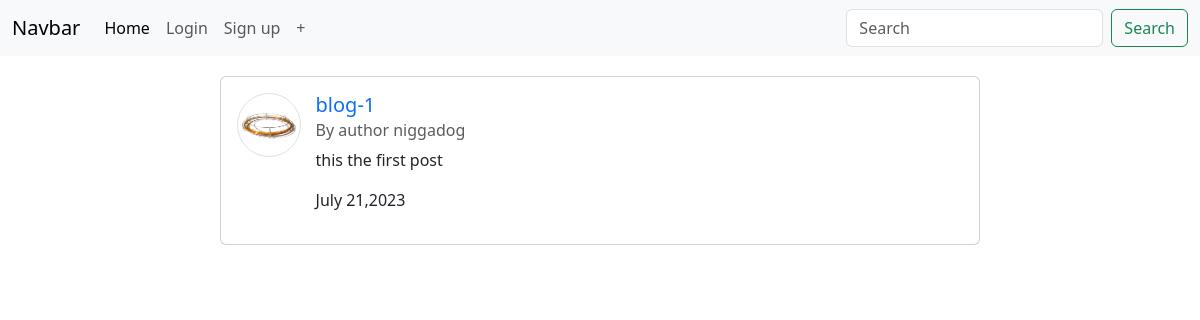
/, run on an earlier commit of the app's database.
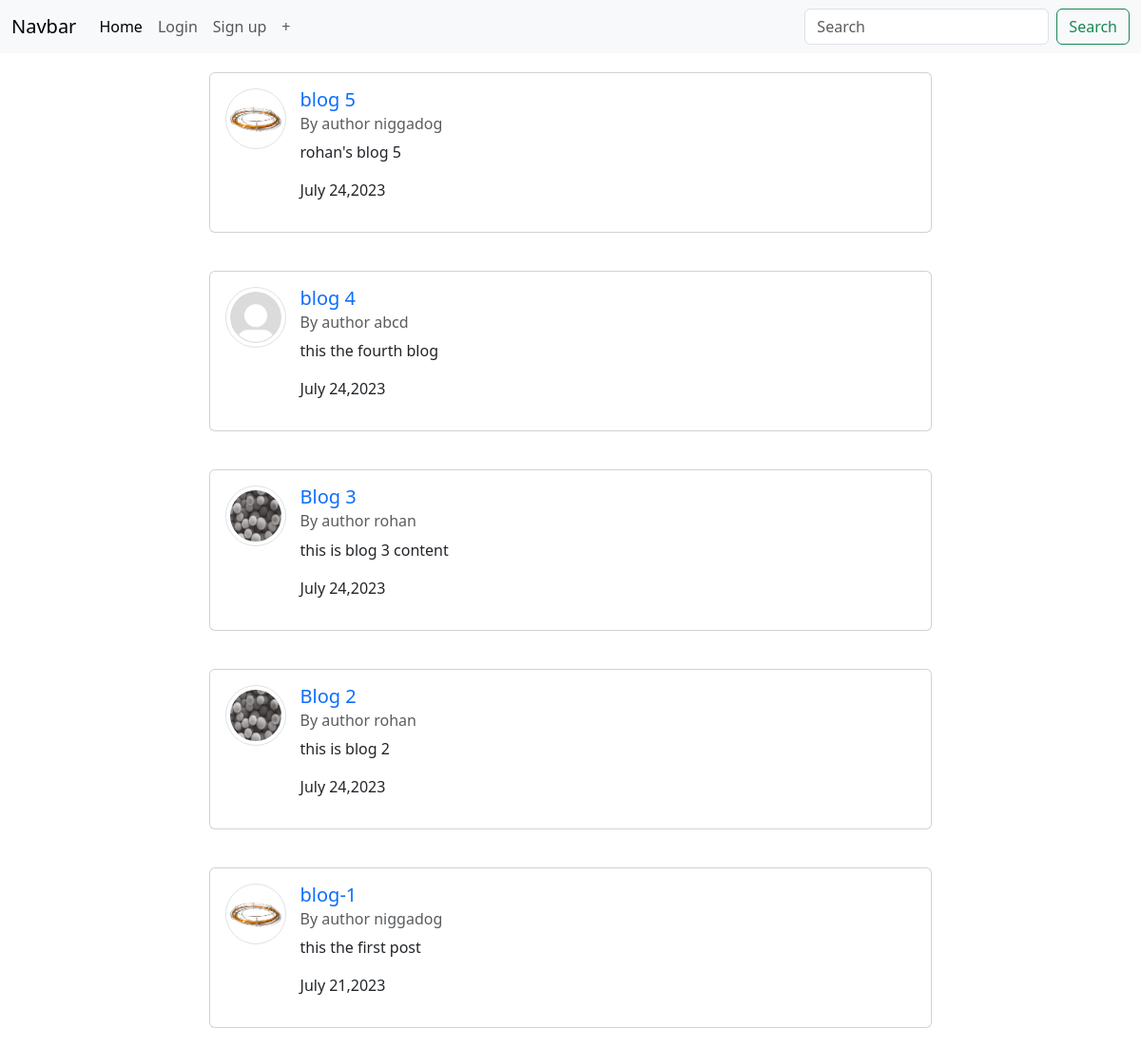
And on a later commit of the database.
### blog/models.py (models this page shows, shortened)
class post(models.Model):
    title = models.CharField(max_length=50)
    content =models.CharField(max_length=200)
    author = models.ForeignKey(User , on_delete=models.CASCADE)
    date = models.DateTimeField(default= timezone.now)

### users/models.py (models this page shows, shortened)
class Profile (models.Model):
    user=models.OneToOneField(User, on_delete=models.CASCADE)
    image = models.ImageField(default ='default.jpg', upload_to='profile_pics')

### blog/views.py (the view)
# urls.py: path("", PostListView.as_view(), name="home"),
class PostListView(ListView):
    model = post
    template_name ='home.html'
    context_object_name ='posts'
    ordering = ['-date']

### templates/home.html
{% extends 'index.html' %}
{% block body %}
{% for posts in posts %}
<div style="display: flex;flex-direction: column;">
<div class="c" style="display:flex; ;align-items:center;justify-content: center; align-items:center; margin: 2.5%;">
<div class="card" style="width: 50rem; display:flex;">
  <div class="card-body" style="display:flex">
    <img class="rounded-circle img-thumbnail" style="height:64px; width:64px"src="{{posts.author.profile.image.url}}">
    <div style="display: flex; flex-direction: column; margin-left: 2%;">
    <h5 class="card-title"><a style="text-decoration: none;" href="{%url 'post-detail' posts.id %}">{{posts.title}}</a></h5>
    <h6 class="card-subtitle mb-2 text-body-secondary">By author {{posts.author}}</h6>
    <p class="card-text">{{posts.content}}</p>
    <p class="">{{posts.date|date:"F d,Y"}}</p>
  </div>
  </div>
</div>
</div>
</div>
{% endfor %}
{% endblock body %}

### templates/index.html (shortened to what this page needs)
<!DOCTYPE html>
<html lang="en">
<head>
    <link href="https://cdn.jsdelivr.net/npm/bootstrap@5.3.0/dist/css/bootstrap.min.css" rel="stylesheet">
</head>
<body>
    <nav class="navbar navbar-expand-lg bg-body-tertiary">
        <div class="container-fluid">
          <a class="navbar-brand" href="#">Navbar</a>
          <div class="collapse navbar-collapse" id="navbarSupportedContent">
            <ul class="navbar-nav me-auto mb-2 mb-lg-0">
              <li class="nav-item">
                <a class="nav-link active" aria-current="page" href="{%url 'home'%}">Home</a>
              </li>
              {% if user.is_authenticated %}
              <li class="nav-item">
                <a class="nav-link" href="{% url 'logout'%}">Log out</a>
              </li>
              <li class="nav-item">
                <a class="nav-link" href="{%url 'profile'%}">Profile</a>
              </li>
              {% else %}
              <li class="nav-item">
                <a class="nav-link" href="{%url 'login'%}">Login</a>
              </li>
              <li class="nav-item">
                <a class="nav-link" href="{%url 'register'%}">Sign up</a>
              </li>
              {% endif %}
              <li class="nav-item">
                <a class="nav-link" href="{%url 'post-create'%}"> +</a>
              </li>
            </ul>
            <form class="d-flex" role="search">
              <input class="form-control me-2" type="search" placeholder="Search" aria-label="Search">
              <button class="btn btn-outline-success" type="submit">Search</button>
            </form>
          </div>
        </div>
      </nav>
      <div class="body-div" style=" display:flex;flex-direction:column;justify-content: center; justify-self: center; align-items: center; ;">
      {% block body %}
      {% endblock body %}
      </div>
</body>
</html>

What changed in the data, as far as the page shows it:
added post: author.profile.image (picture), title "blog 5", author "niggadog", content "rohan's blog 5", date "July 24,2023"
added post: author.profile.image (placeholder picture), title "blog 4", author "abcd", content "this the fourth blog", date "July 24,2023"
added post: author.profile.image (picture), title "Blog 3", author "rohan", content "this is blog 3 content", date "July 24,2023"
added post: author.profile.image (picture), title "Blog 2", author "rohan", content "this is blog 2", date "July 24,2023"
